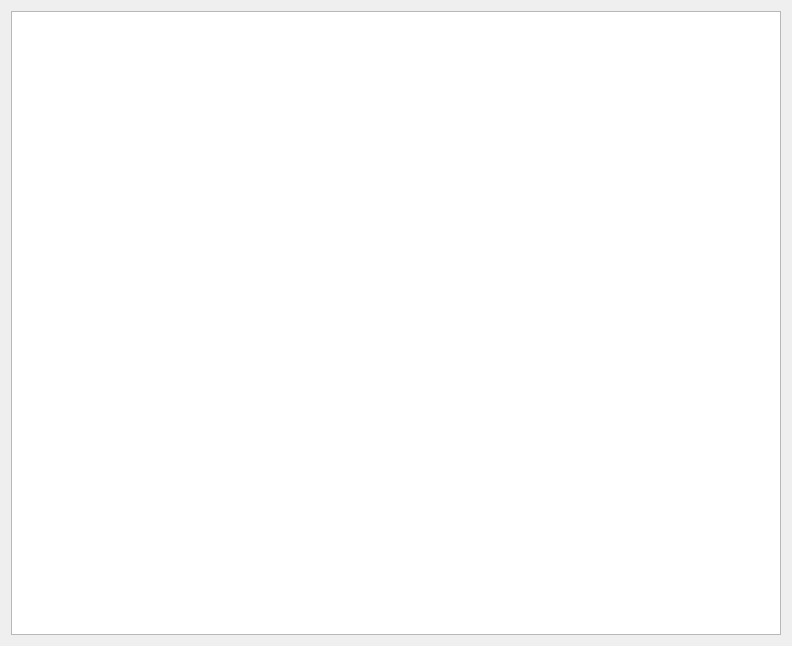
<?xml version="1.0" encoding="UTF-8"?>
<ui version="4.0">
 <class>Dialog</class>
 <widget class="QDialog" name="Dialog">
  <property name="geometry">
   <rect>
    <x>0</x>
    <y>0</y>
    <width>792</width>
    <height>646</height>
   </rect>
  </property>
  <property name="windowTitle">
   <string>属性表</string>
  </property>
  <layout class="QHBoxLayout" name="horizontalLayout">
   <item>
    <widget class="QTableView" name="tableView"/>
   </item>
  </layout>
 </widget>
 <resources/>
 <connections/>
</ui>
